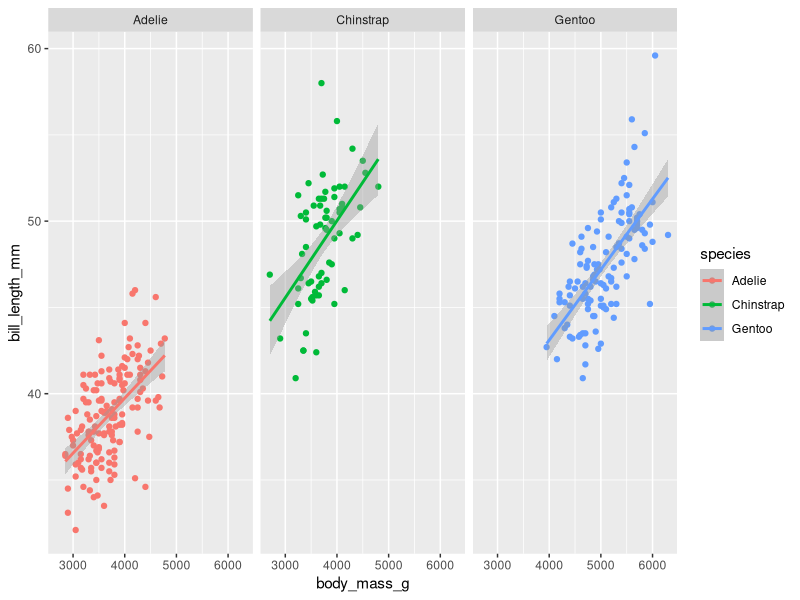
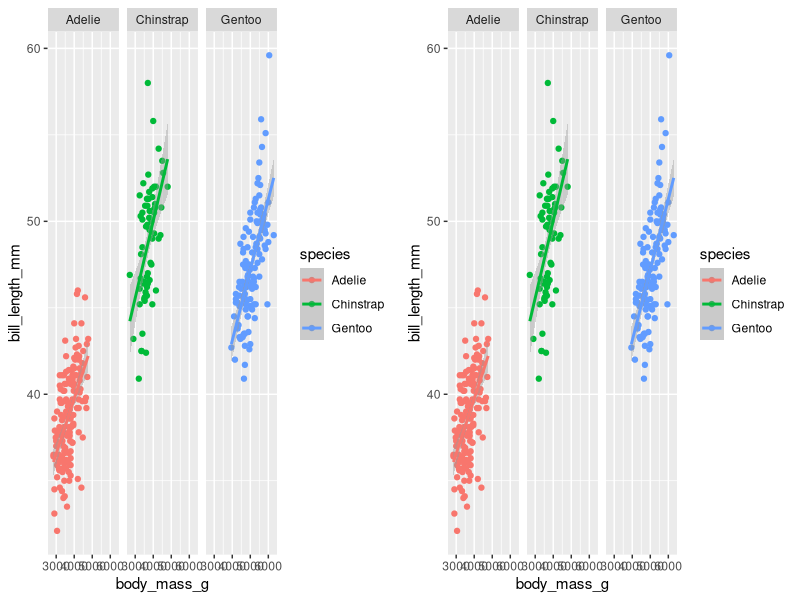
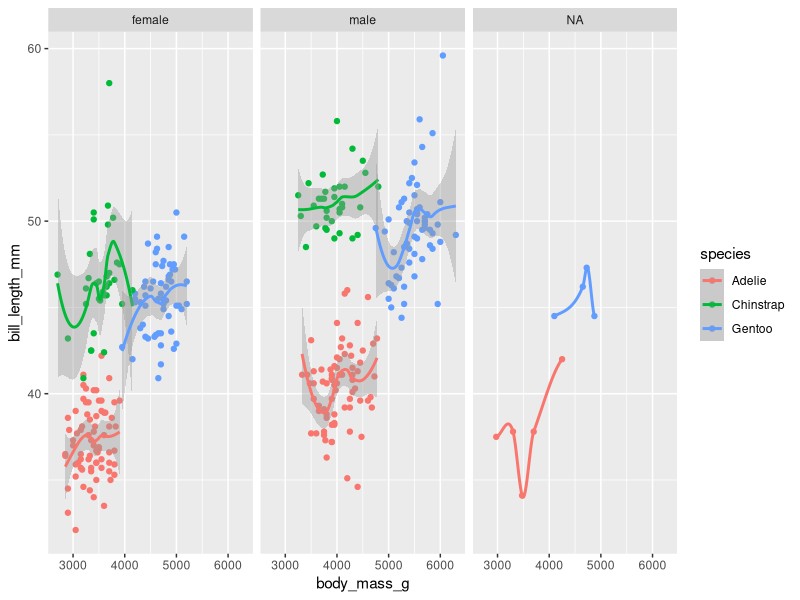
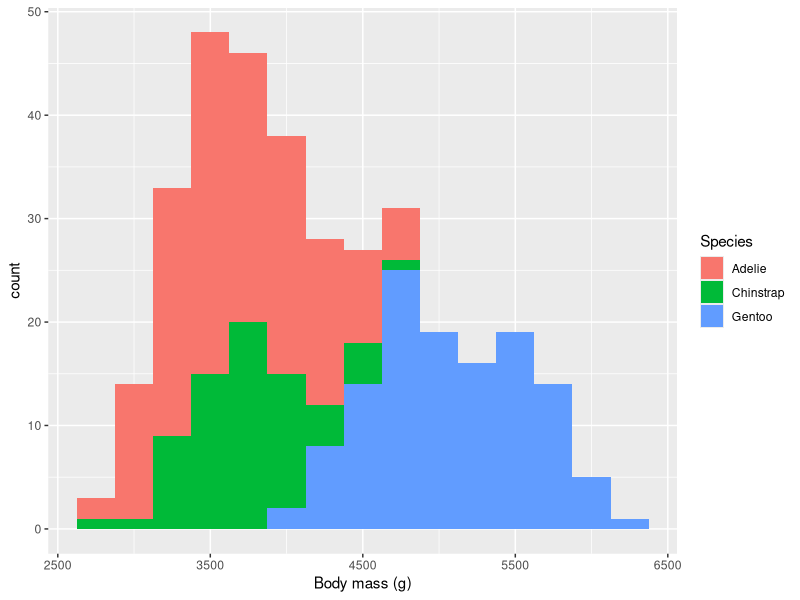
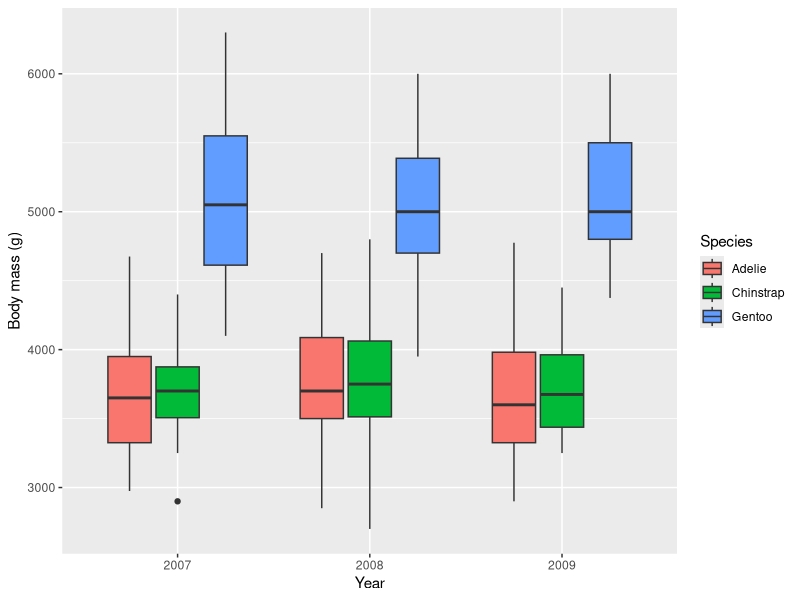
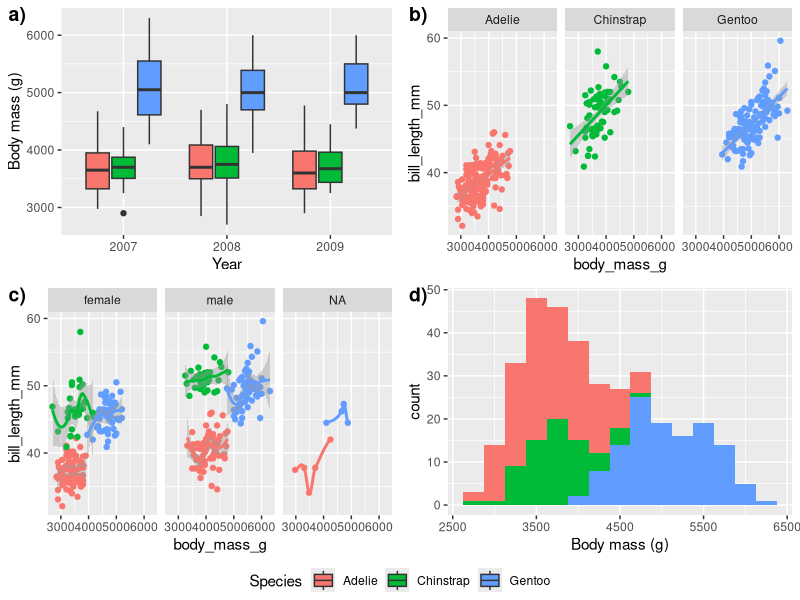
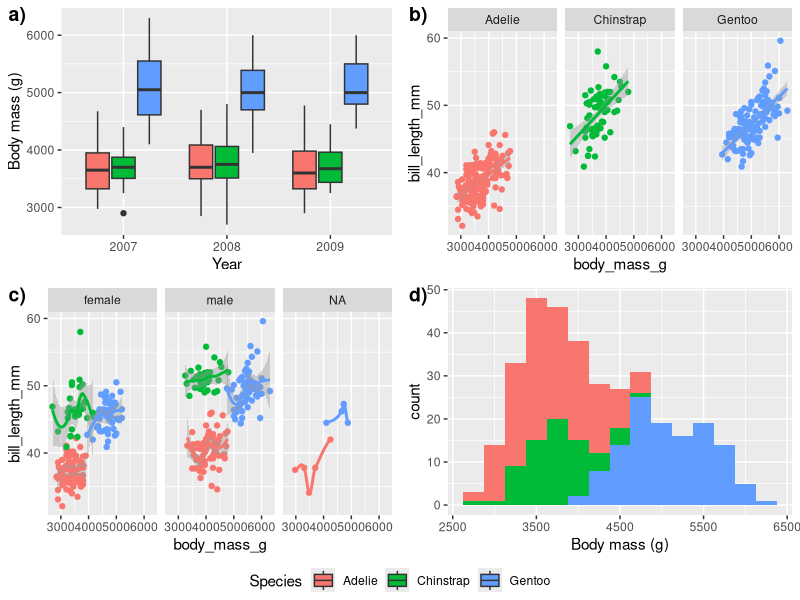

Reproduce these figures in R, in order.
# Script name
# Author
# Date


# Libraries ---------------------------------------------------------------

library(tidyverse)
library(ggpubr)
library(palmerpenguins)


# Data --------------------------------------------------------------------

# Load the dataset into the local environment
penguins <- penguins


# Example -----------------------------------------------------------------

# Basic faceted plot
lm_1 <- ggplot(data = penguins,
       aes(x = body_mass_g, y = bill_length_mm, colour = species)) +
  geom_point() +
  geom_smooth(method = "lm") +
  facet_wrap(~species)
lm_1

# Basic combined plot
ggarrange(lm_1, lm_1)


# Exercise 1 --------------------------------------------------------------

# Create a new plot type and facet by gender
nlm_2 <- ggplot(data = penguins,
               aes(x = body_mass_g, y = bill_length_mm, colour = species)) +
  geom_point() +
  geom_smooth() +
  facet_wrap(~sex)
nlm_2

# Exercise 2 --------------------------------------------------------------

# Create a new plot type and facet by two categories

plot3 <- ggplot(data = penguins, 
                            # NB: There is no y-axis value for histograms
                            aes(x = body_mass_g)) + 
  geom_histogram(aes(fill = species), position = "stack", binwidth = 250) +
  # NB: We use 'fill' here rather than 'colour'
  labs(x = "Body mass (g)", fill = "Species")
plot3


# fourth plot

box_1 <- ggplot(data = penguins, 
                # Why 'as.factor()'?
                aes(x = as.factor(year),
                    y = body_mass_g)) + 
  geom_boxplot(aes(fill = species)) +
  labs(x = "Year", y = "Body mass (g)", fill = "Species") 
box_1



# Exercise 3 --------------------------------------------------------------

# Combine all of the plots you've created so far
# Save them as a high-res file larger than 2 MB

# List the names of the plot objects to combine 
grid_1 <- ggarrange(box_1, lm_1, nlm_2, plot3,
                    # Set number of rows and columns
                    ncol = 2, nrow = 2,
                    # Label each figure
                    labels = c("a)", "b)", "c)", "d)"),
                    # Create common legend
                    common.legend = TRUE,
                    # Set legend position
                    legend = "bottom")
grid_1


ggsave(plot = grid_1, filename = "figures/grid_1.jpg")


# BONUS -------------------------------------------------------------------

# Use a different package to combine plots

